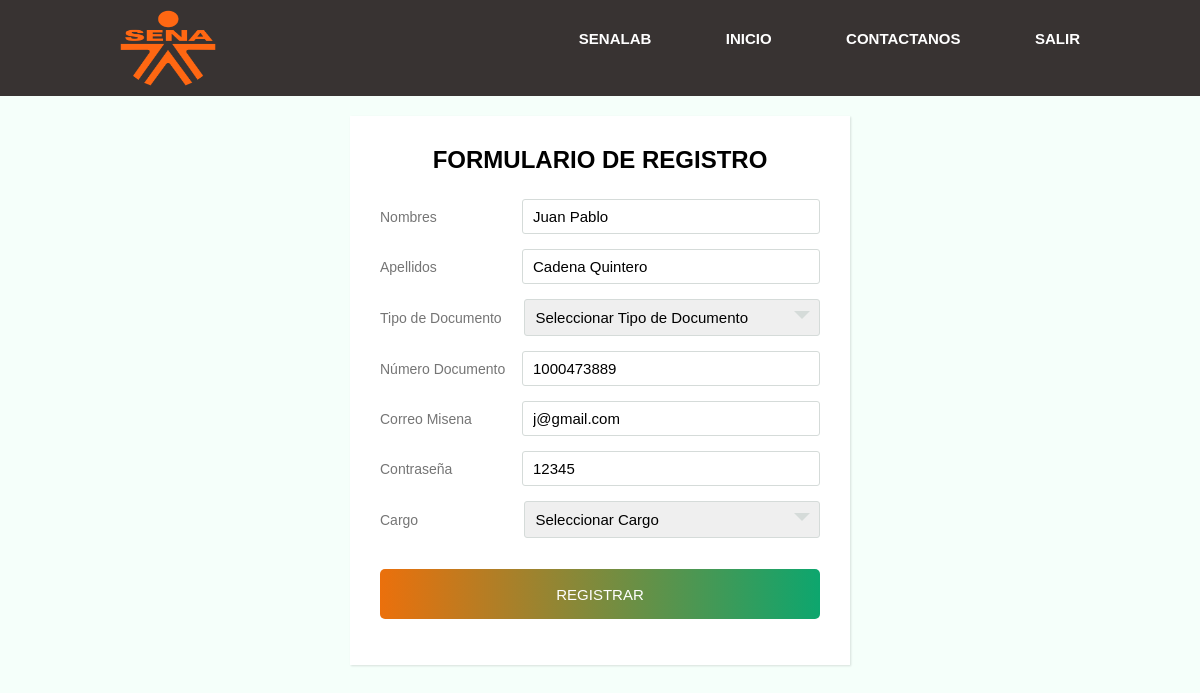
Screenshot of /web_project/index.php?c=Usuarios&m=editar&id=1 (signed in) with the database file from the repository.
### tables this page shows
CREATE TABLE `usuario` (
  `id_usuario` int(11) NOT NULL,
  `fk_rol` int(11) NOT NULL,
  `nombre` varchar(45) NOT NULL,
  `apellido` varchar(45) NOT NULL,
  `correo` text NOT NULL,
  `password_user` varchar(45) NOT NULL,
  `tipo_documento` varchar(45) NOT NULL,
  `documento` varchar(45) NOT NULL
);

### web_project/controllers/UsuariosController.php (called while the page is built, shortened)
<?php
class UsuariosController extends Usuario{
	public function editar(){
		require_once('views/usuarios/editar_usuario.php');
	}
}
?>

### web_project/index.php (called while the page is built, shortened)
<?php
 $m=isset($_REQUEST['m']) ? $_REQUEST['m'] : 'index';
 $objeto= new $c();
 $objeto->$m();
?>

### web_project/models/DB.php (called while the page is built)
<?php
class DB{
     public static function connect(){
         try{
           $pdo= new PDO('mysql:host=localhost;dbname=sena_lab;charset=utf8','root','');
           $pdo->setAttribute(PDO::ATTR_ERRMODE,PDO::ERRMODE_EXCEPTION);
           return $pdo;
         }catch(Exception $e){
           die($e->getMessage());
         }
     }
}
?>

### web_project/models/Usuario.php (called while the page is built, shortened)
<?php
class Usuario extends DB{
    public function request(){
		try{
			$stm=parent::connect()->prepare("SELECT * FROM usuario INNER JOIN rol ON usuario.fk_rol = rol.id_rol");
			$stm->execute();
			return $stm->fetchALL(PDO::FETCH_OBJ);
		}catch(Exception $e){
			die($e->getMessage());
		}
	}
}
?>

### web_project/views/usuarios/editar_usuario.php (the view, shortened to what this page needs)
<!DOCTYPE html>
<html lang="en">
<head>
    <link rel="stylesheet" href="assets/all/css/style.css">
</head>
<body>
<header class="header-nav">
                            <div class="container-nav">
                                <a href=""><img src="assets/img/logo-sena.png" alt="Logo Sena" class="logo"></a>
                                <nav>
                                    <ul>
                                        <li><a href="?c=Usuarios&m=index">SenaLAB</a></li>
                                        <li><a href="?c=Admin&m=index">Inicio</a></li>
                                        <li><a href="">Contactanos</a></li>
                                        <li><a href="?c=Login&m=destroy">Salir</a></li>
                                    </ul>
                                </nav>
                            </div>
                </header>
<div class="wrapper">
    <div class="title">
        Formulario de Registro
    </div>
    <form class="form" action="?c=Admin&m=update" method="post">
        <?php
            $id = $_REQUEST['id'];
            $r = parent::request();
        ?>
        <?php foreach($r as $a){
            if($id == $a->id_usuario){
        ?>
        <div class="inputfield">
            <label>Nombres</label>
            <input type="text" name="nombre" class="input" value="<?php echo $a->nombre ?>" required>
        </div>
        <div class="inputfield">
            <label>Apellidos</label>
            <input type="text" class="input" name="apellido" value="<?php echo $a->apellido ?>" required>
        </div>
        <div class="inputfield">
            <label>Tipo de Documento</label>
            <div class="custom_select">
                <select  name="tipo_documento">
                    <option value="<?php echo $a->tipo_documento ?>" >Seleccionar Tipo de Documento</option>
                </select>
            </div>
        </div>
        <div class="inputfield">
            <label>Número Documento</label>
            <input type="number" class="input" name="documento" value="<?php echo $a->documento ?>" required>
        </div>
        <div class="inputfield">
            <label>Correo Misena</label>
            <input type="text" class="input" name="correo" value="<?php echo $a->correo ?>" required>
        </div>
        <div class="inputfield">
            <label>Contraseña</label>
            <input type="text" name="password_user" class="input" value="<?php echo $a->password_user ?>" readonly >
        </div>
        <div class="inputfield">
            <label>Cargo</label>
            <div class="custom_select">
                <select name="fk_rol" >
                    <option value="">Seleccionar Cargo</option>
                </select>
            </div>
        </div>
        <?php }  } ?>
        <div class="inputfield">
          <input type="submit" value="Registrar" class="btn" >
        </div>
    </form>
</div>
</body>
</html>

### web_project/assets/all/css/style.css (style rules this page uses)
body { margin: 0; background: mintcream; }
* { font-family: 'Roboto', sans-serif; }
.container-nav { width: 80%; margin: 0 auto; }
.header-nav { background-color: #383332; }
.header-nav::after { content: ''; display: table; clear: both; }
.logo { float: left; width: 6rem; height: 6rem; padding: 10px 0; }
nav { float: right; }
nav ul { margin: 0; padding: 0; list-style: none; }
nav li { display: inline-block; margin-left: 70px; padding-top: 30px; position: relative; }
nav a { color: #ffffff; text-decoration: none; text-transform: uppercase; font-size: 15px; font-weight: 700; }
nav a::before { content: ''; display: block; height: 5px; width: 100%; background-color: #ffffff; position: absolute; top: 0; width: 0%; transition: all ease-in-out 250ms; }
* { padding: 0; margin: 0; box-sizing: border-box; }
body { font-family: 'Poppins', sans-serif; overflow: hidden; }
form { width: 360px; }
a { display: block; text-align: right; text-decoration: none; color: #999; font-size: 0.9rem; transition: .3s; }
.btn { display: block; width: 100%; height: 50px; border-radius: 25px; outline: none; border: none; background-image: linear-gradient(to right, #EB700C, #0DA66E, #3BADEC); background-size: 200%; font-size: 1.2rem; color: #fff; font-family: 'Poppins', sans-serif; text-transform: uppercase; margin: 1rem 0; cursor: pointer; transition: .5s; }
* { margin: 0; padding: 0; box-sizing: border-box; font-family: 'Montserrat', sans-serif; }
.wrapper { max-width: 500px; width: 100%; background: #fff; margin: 20px auto; box-shadow: 1px 1px 2px rgba(0,0,0,0.125); padding: 30px; }
.wrapper .title { font-size: 24px; font-weight: 700; margin-bottom: 25px; color: #000000; text-transform: uppercase; text-align: center; }
.wrapper .form { width: 100%; }
.wrapper .form .inputfield { margin-bottom: 15px; display: flex; align-items: center; }
.wrapper .form .inputfield label { width: 200px; color: #757575; margin-right: 10px; font-size: 14px; }
.wrapper .form .inputfield .input, .wrapper .form .inputfield .textarea { width: 100%; outline: none; border: 1px solid #d5dbd9; font-size: 15px; padding: 8px 10px; border-radius: 3px; transition: all 0.3s ease; }
.wrapper .form .inputfield .custom_select { position: relative; width: 100%; height: 37px; }
.wrapper .form .inputfield .custom_select:before { content: ""; position: absolute; top: 12px; right: 10px; border: 8px solid; border-color: #d5dbd9 transparent transparent transparent; pointer-events: none; }
.wrapper .form .inputfield .custom_select select { -webkit-appearance: none; -moz-appearance: none; appearance: none; outline: none; width: 100%; height: 100%; border: 0px; padding: 8px 10px; font-size: 15px; border: 1px solid #d5dbd9; border-radius: 3px; }
.wrapper .form .inputfield .btn { width: 100%; padding: 8px 10px; font-size: 15px; border: 0px; background-image: linear-gradient(to right, #EB700C, #0DA66E, #3BADEC); transition: 0.5s; color: #fff; cursor: pointer; border-radius: 5px; outline: none; }
.wrapper .form .inputfield:last-child { margin-bottom: 0; }

### rows the page displays
usuario: nombre "Juan Pablo", apellido "Cadena Quintero", documento "1000473889", correo "j@gmail.com", password_user "12345"
